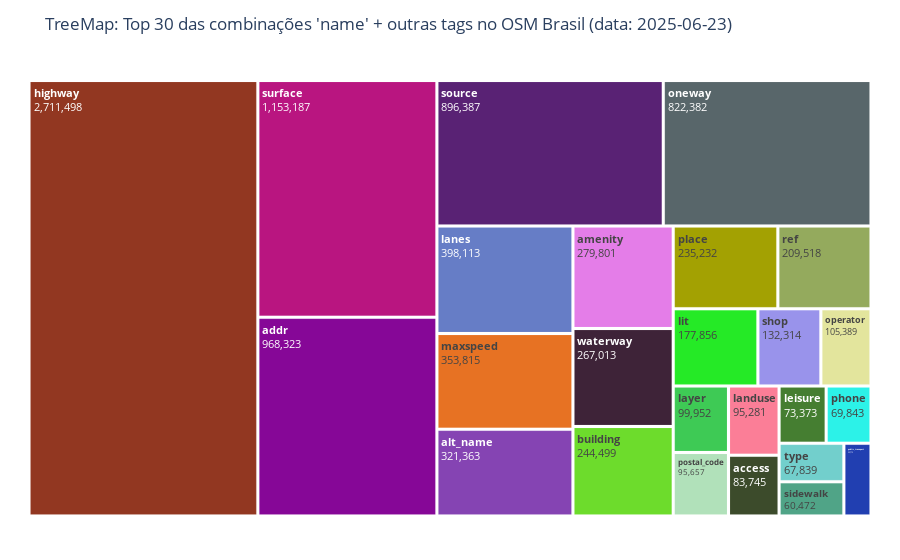

The cell this chart's notebook holds for it:
### Code cell
# == 3rd VERSION using Plotly ===
# Improved version to generate a TreeMap with only the main key using Plotly Express and random colors

from pathlib import Path
import plotly.express as px
import random
import pandas as pd

# Carregar CSV se necessário
df = pd.read_csv('results/0_taginfo/combinacoes_name_brasil_taginfo.csv')

# Remove registros pouco relevantes (ajuste o threshold)
df = df[df["to_fraction"] > 0.01]

# Extrai a chave principal (tudo antes de ':')
df["main_key"] = df["other_key"].str.split(":").str[0]

# Ordena do maior para menor
df = df.sort_values(by="together_count", ascending=False)

# Filtrar apenas os top-N
top_n = 30
df_plot = df.head(top_n)

# Agrupamento apenas pela key principal
df_plot = df_plot.groupby("main_key", as_index=False)["together_count"].sum()

# Gerar cores hex únicas e aleatórias
def random_color():
    return "#{:06x}".format(random.randint(0, 0xFFFFFF))

unique_keys = df_plot["main_key"].unique()
# random.seed(42)  # Para reprodutibilidade!
colors = [random_color() for _ in unique_keys]
color_map = dict(zip(unique_keys, colors))

# TreeMap com cores aleatórias
fig = px.treemap(
    df_plot,
    path=["main_key"],
    values="together_count",
    color="main_key",
    color_discrete_map=color_map,
    title="TreeMap: Top 30 das combinações 'name' + outras tags no OSM Brasil (data: 2025-06-23)",
)

# Key em negrito
fig.update_traces(
    texttemplate="<b>%{label}</b><br>%{value:,}",
    textfont=dict(size=11),
    marker=dict(line=dict(width=0.1, color='white'))
)

# Remover eixos
fig.update_xaxes(visible=False)
fig.update_yaxes(visible=False)

# Margens ajustadas
fig.update_layout(margin=dict(t=60, l=25, r=25, b=40))

fig.show()

### Figure 1 — Plotly figure (JSON) as saved in the notebook; plotly's stock layout.template omitted (floating-point values rounded to 4 significant figures)
{"data": [{"branchvalues": "total", "customdata": [["access"], ["addr"], ["alt_name"], ["amenity"], ["building"], ["highway"], ["landuse"], ["lanes"], ["layer"], ["leisure"], ["lit"], ["maxspeed"], ["oneway"], ["operator"], ["phone"], ["place"], ["postal_code"], ["public_transport"], ["ref"], ["shop"], ["sidewalk"], ["source"], ["surface"], ["type"], ["waterway"]], "domain": {"x": [0, 1], "y": [0, 1]}, "hovertemplate": "labels=%{label}<br>together_count=%{value}<br>parent=%{parent}<br>id=%{id}<br>main_key=%{customdata[0]}<extra></extra>", "ids": ["access", "addr", "alt_name", "amenity", "building", "highway", "landuse", "lanes", "layer", "leisure", "lit", "maxspeed", "oneway", "operator", "phone", "place", "postal_code", "public_transport", "ref", "shop", "sidewalk", "source", "surface", "type", "waterway"], "labels": ["access", "addr", "alt_name", "amenity", "building", "highway", "landuse", "lanes", "layer", "leisure", "lit", "maxspeed", "oneway", "operator", "phone", "place", "postal_code", "public_transport", "ref", "shop", "sidewalk", "source", "surface", "type", "waterway"], "marker": {"colors": ["#3c4b2b", "#860797", "#8544b3", "#e47de8", "#6ddc2c", "#923721", "#fb7e97", "#667dc6", "#3eca55", "#457e31", "#25ea26", "#e77223", "#58666a", "#e3e59d", "#2cf2e8", "#a3a102", "#b1e1ba", "#213fb1", "#94aa5d", "#9993eb", "#50a487", "#592274", "#b91580", "#72cfcc", "#3e2338"], "line": {"color": "white", "width": 0.1}}, "name": "", "parents": ["", "", "", "", "", "", "", "", "", "", "", "", "", "", "", "", "", "", "", "", "", "", "", "", ""], "textfont": {"size": 11}, "texttemplate": "<b>%{label}</b><br>%{value:,}", "type": "treemap", "values": [83740.0, 968300.0, 321400.0, 279800.0, 244500.0, 2711000.0, 95280.0, 398100.0, 99950.0, 73370.0, 177900.0, 353800.0, 822400.0, 105400.0, 69840.0, 235200.0, 95660.0, 53770.0, 209500.0, 132300.0, 60470.0, 896400.0, 1153000.0, 67840.0, 267000.0]}], "layout": {"legend": {"tracegroupgap": 0}, "margin": {"b": 40, "l": 25, "r": 25, "t": 60}, "title": {"text": "TreeMap: Top 30 das combinações 'name' + outras tags no OSM Brasil (data: 2025-06-23)"}, "xaxis": {"visible": false}, "yaxis": {"visible": false}}}
